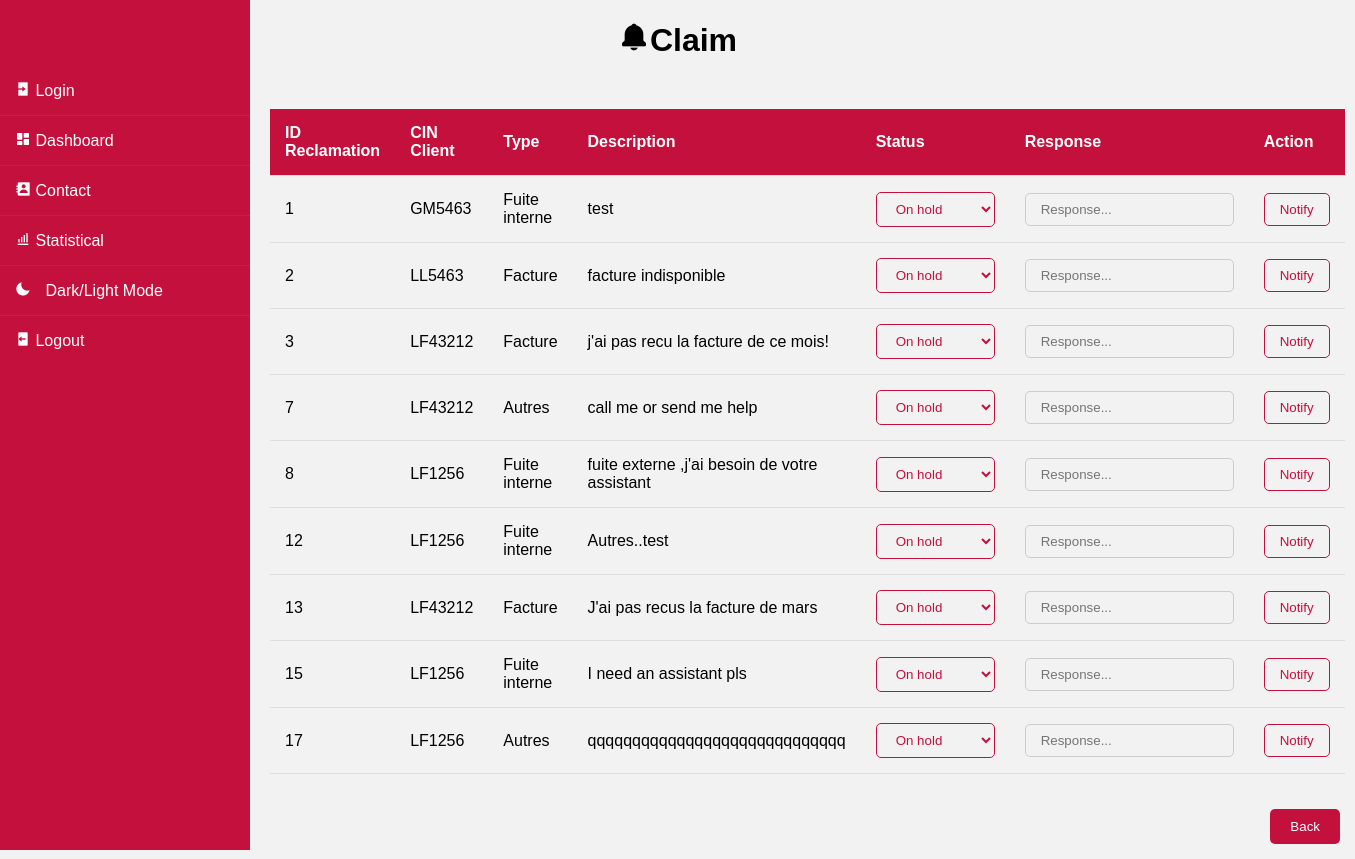
Screenshot of /traiterReclamation.php with the database file from the repository.
### tables this page shows
CREATE TABLE `reclamation` (
  `ID_RECLAMATION` int(11) NOT NULL,
  `CIN_CL` varchar(255) DEFAULT NULL,
  `TYPE` varchar(255) DEFAULT NULL,
  `DESCRIPTION` varchar(255) DEFAULT NULL,
  `REPONSE` varchar(255) NOT NULL,
  `STATUS` varchar(255) DEFAULT NULL
);

### traiterReclamation.php (the view, shortened to what this page needs)
<!DOCTYPE html>
<html lang="en">
<head>
    <link href='https://unpkg.com/boxicons@2.1.4/css/boxicons.min.css' rel='stylesheet'>
</head>
<body>
    <h1><i class='bx bxs-bell' ></i>Claim</h1>
    <header class="header">
        <div class="sidebar">
            <nav class="main-menu">
                <div class="scrollbar" id="style-1">
                    <ul>
                        <li>
                            <a href="login.php">
                            <i class='bx bxs-log-in' ></i>
                                <span class="nav-text">Login</span>
                            </a>
                        </li>
                        <li>
                            <a href="fournisseurDashboard.php">
                            <i class='bx bxs-dashboard' ></i>
                                <span class="nav-text">Dashboard</span>
                            </a>
                        </li>
                        <li>
                            <a href="#">
                            <i class='bx bxs-contact'></i>
                                <span class="nav-text">Contact</span>
                            </a>
                        </li>
                        <li>
                            <a href="statistic.php">
                            <i class='bx bx-bar-chart-alt'></i>
                                <span class="nav-text">Statistical</span>
                            </a>
                        </li>
                        <li>
                            <a href="#" id="dark-light-mode" onclick="toggleDarkLight()">
                                <i class='bx bxs-moon'></i>
                                <span class="nav-text">Dark/Light Mode</span>
                            </a>
                        </li>
                        <li>
                            <a href="logout.php">
                                <i class='bx bxs-log-out' ></i>
                                <span class="nav-text">Logout</span>
                            </a>
                        </li>
                    </ul>
                </div>
            </nav>
        </div>
    </header>
        <table>
    <thead>
        <tr>
            <th>ID Reclamation</th>
            <th>CIN Client</th>
            <th>Type</th>
            <th>Description</th>
            <th>Status</th>
            <th>Response</th>
            <th>Action</th>
        </tr>
    </thead>
    <tbody>
        <?php
        include 'db_connect.php';
        $sql = "SELECT ID_RECLAMATION, CIN_CL, TYPE, DESCRIPTION, STATUS, REPONSE FROM reclamation";
        $result = $con->query($sql);
        if ($result->num_rows > 0) {
            while ($row = $result->fetch_assoc()) {
                echo "<tr>";
                echo "<td>" . $row["ID_RECLAMATION"] . "</td>";
                echo "<td>" . $row["CIN_CL"] . "</td>";
                echo "<td>" . $row["TYPE"] . "</td>";
                echo "<td>" . $row["DESCRIPTION"] . "</td>";
                echo "<td>";
                echo "<form action='traiterReclamation.php' method='post'>";
                echo "<select name='statut'>";
                echo "<option value='On hold'>On hold</option>";
                echo "</select>";
                echo "</td>";
                echo "<td>";
                echo "<input type='text' name='reponse' placeholder='Response...'>";
                echo "</td>";
                echo "<td>";
                echo "<button type='submit' >Notify</button>";
                echo "</td>";
                echo "</tr>";
            }
        } else {
            echo "<tr><td colspan='6'>No reclamation found</td></tr>";
        }
        ?>
    </tbody>
</table>
    <div class="button-container">
        <button onclick="window.history.back();">Back</button>
    </div>
</body>
</html>

### traiterReclamation.php (style rules this page uses)
body { font-family: Arial, sans-serif; background-color: #f2f2f2; margin: 0; padding: 0; }
h1 { text-align: center; margin-bottom: 20px; }
table { width: calc(98% - 270px); margin-left: 270px; table-layout: auto; border-collapse: collapse; margin-top: 50px; margin-right: 260px; }
th, td { padding: 15px; text-align: left; border-bottom: 1px solid #ddd; }
th { background-color: #c4103d; color: white; }
tr:nth-child(even) { background-color: #f2f2f2; }
a { color: #c4103d; text-decoration: none; }
.button-container { text-align: right; padding: 15px; margin-top: 20px; }
.button-container button { background-color: #c4103d; color: #fff; border: none; padding: 10px 20px; border-radius: 5px; cursor: pointer; transition: background-color 0.3s; }
.sidebar { position: fixed; top: 0; left: 0; width: 250px; height: 100vh; background-color: #333; padding-top: 50px; transition: left 0.3s ease; background-color: #c4103d; transition: left 0.3s ease, transform 0.3s ease; transform: perspective(800px); }
.sidebar ul { list-style-type: none; padding: 0; }
.sidebar ul li { padding: 15px; border-bottom: 1px solid #555; transition: background-color 0.3s ease; transform-style: preserve-3d; }
.sidebar ul li:last-child { border-bottom: none; }
.sidebar ul li a { color: #fff; text-decoration: none; transition: color 0.3s ease; }
#dark-light-mode { color: #fff; text-decoration: none; transition: color 0.3s ease; }
#dark-light-mode i { margin-right: 10px; }
select[name='statut'] { background-color: transparent; color: #c4103d; border: 1px solid #c4103d; padding: 8px 15px; border-radius: 5px; cursor: pointer; transition: background-color 0.3s, color 0.3s; }
input[name='reponse'] { background-color: transparent; color: #333; border: 1px solid #ccc; padding: 8px 15px; border-radius: 5px; }
button[type='submit'] { background-color: transparent; color: #c4103d; border: 1px solid #c4103d; padding: 8px 15px; border-radius: 5px; cursor: pointer; transition: background-color 0.3s, color 0.3s; }

### rows the page displays
reclamation: ID_RECLAMATION "1", CIN_CL "GM5463", TYPE "Fuite interne", DESCRIPTION "test"
reclamation: ID_RECLAMATION "2", CIN_CL "LL5463", TYPE "Facture", DESCRIPTION "facture indisponible"
reclamation: ID_RECLAMATION "3", CIN_CL "LF43212", TYPE "Facture", DESCRIPTION "j'ai pas recu la facture de ce mois!"
reclamation: ID_RECLAMATION "7", CIN_CL "LF43212", TYPE "Autres", DESCRIPTION "call me or send me help"
reclamation: ID_RECLAMATION "8", CIN_CL "LF1256", TYPE "Fuite interne", DESCRIPTION "fuite externe ,j'ai besoin de votre assistant"
reclamation: ID_RECLAMATION "12", CIN_CL "LF1256", TYPE "Fuite interne", DESCRIPTION "Autres..test"
reclamation: ID_RECLAMATION "13", CIN_CL "LF43212", TYPE "Facture", DESCRIPTION "J'ai pas recus la facture de mars"
reclamation: ID_RECLAMATION "15", CIN_CL "LF1256", TYPE "Fuite interne", DESCRIPTION "I need an assistant pls"
reclamation: ID_RECLAMATION "17", CIN_CL "LF1256", TYPE "Autres", DESCRIPTION "qqqqqqqqqqqqqqqqqqqqqqqqqqqqq"
